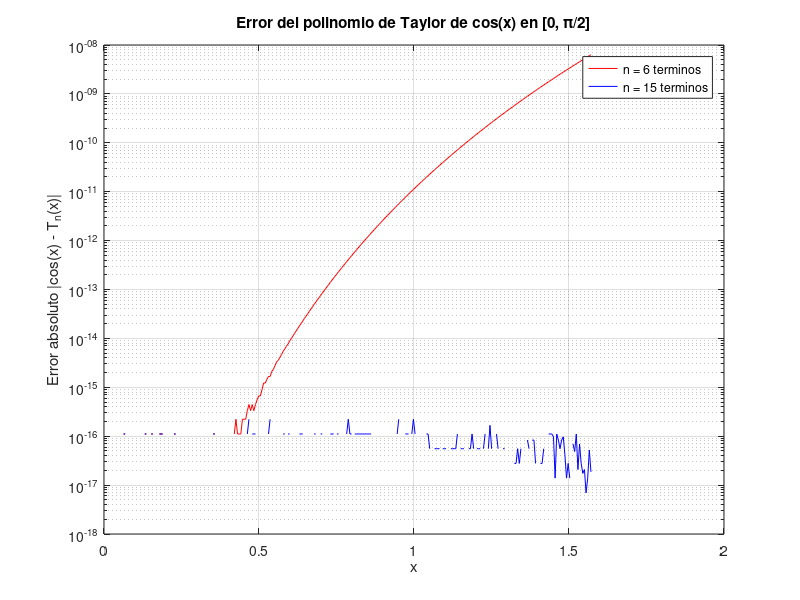

MATLAB code to generate this figure:
% Actividad 2 - Ejercicio 10a
% Error total del polinomio de Taylor de sen(x) en [0, pi/2]
% usando 6 y 15 terminos no nulos
% Alumno: Agustin Formenti

clear, clc

%% Intervalo y malla de puntos
x_min = 0;
x_max = pi/2;
n_puntos = 300;                  % cantidad de puntos para graficar

x = linspace(x_min, x_max, n_puntos);

%% Cantidad de terminos no nulos a usar
n_terms_vec = [6 15];

% Vectores para guardar errores
err6  = zeros(size(x));
err15 = zeros(size(x));

%% Recorro todos los puntos de x
for i = 1:length(x)
    xi = x(i);

    % ------------ n = 6 terminos ------------
    n = n_terms_vec(1);

    term = xi;          % primer termino de la serie: x
    ssum = term;        % suma parcial
    % k recorre exponentes impares: 3,5,7,...,(2*n-1)
    for k = 3:2:(2*n-1)
        term = -term * xi * xi / (k * (k-1));
        ssum = ssum + term;
    end
    aprox6 = ssum;
    err6(i) = abs(sin(xi) - aprox6);

    % ------------ n = 15 terminos ------------
    n = n_terms_vec(2);

    term = xi;          % reinicio serie
    ssum = term;
    for k = 3:2:(2*n-1)
        term = -term * xi * xi / (k * (k-1));
        ssum = ssum + term;
    end
    aprox15 = ssum;
    err15(i) = abs(sin(xi) - aprox15);
end

%% Grafico de errores
figure(1)
semilogy(x, err6, 'r', x, err15, 'b')
grid on
xlabel('x')
ylabel('Error absoluto |sen(x) - T_n(x)|')
title('Error del polinomio de Taylor de sen(x) en [0, \pi/2]')
legend('n = 6 terminos', 'n = 15 terminos', 'Location', 'best')

disp(' ')
disp('========== FIN EJERCICIO 10a ==========')


% Actividad 2 - Ejercicio 10b
% Error total del polinomio de Taylor de cos(x) en [0, pi/2]
% usando 6 y 15 terminos no nulos, usando la misma idea que SerieCoseno
% Alumno: Agustin Formenti

clear, clc

%% Intervalo y malla
x_min = 0;
x_max = pi/2;
n_puntos = 300;

x = linspace(x_min, x_max, n_puntos);

%% Cantidad de terminos
n_terms_vec = [6 15];

err6  = zeros(size(x));
err15 = zeros(size(x));

for i = 1:length(x)
    xi = x(i);

    % ---------- n = 6 terminos ----------
    n = n_terms_vec(1);

    term = 1;      % primer termino de cos(x): 1
    ssum = term;
    % exponentes pares: 2,4,6,...,(2*n)
    for k = 2:2:(2*n)
        term = -term * xi * xi / (k * (k-1));
        ssum = ssum + term;
    end
    aprox6 = ssum;
    err6(i) = abs(cos(xi) - aprox6);

    % ---------- n = 15 terminos ----------
    n = n_terms_vec(2);

    term = 1;
    ssum = term;
    for k = 2:2:(2*n)
        term = -term * xi * xi / (k * (k-1));
        ssum = ssum + term;
    end
    aprox15 = ssum;
    err15(i) = abs(cos(xi) - aprox15);
end

%% Grafico
figure(1)
semilogy(x, err6, 'r', x, err15, 'b')
grid on
xlabel('x')
ylabel('Error absoluto |cos(x) - T_n(x)|')
title('Error del polinomio de Taylor de cos(x) en [0, \pi/2]')
legend('n = 6 terminos', 'n = 15 terminos', 'Location', 'best')

disp(' ')
disp('========== FIN EJERCICIO 10b ==========')
